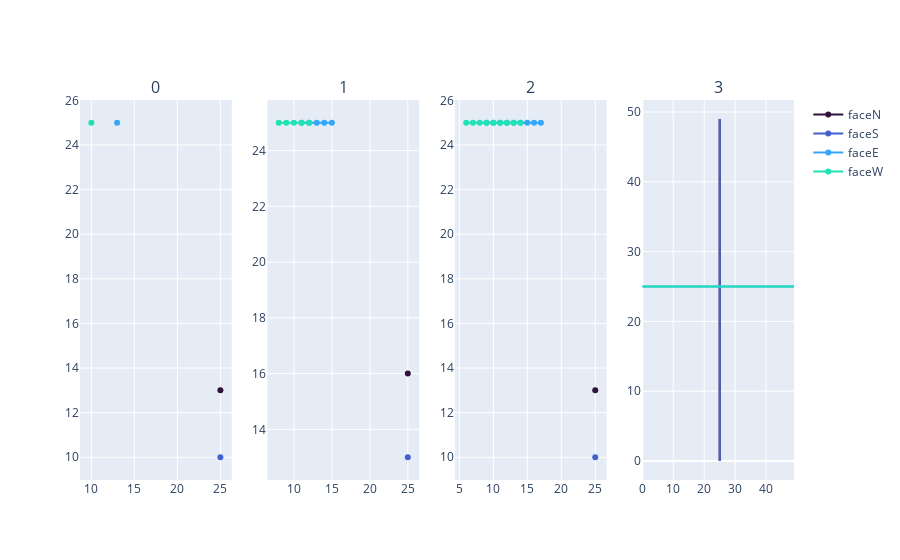

The notebook cell this image was saved under:
### Code cell
node_names = [str(ix) for ix in s.graph.nodes]
fig = sp.make_subplots(rows=1, cols=len(node_viz_data), subplot_titles=node_names)

for ix, faces in enumerate(node_viz_data):
    showlegendbool = True if ix == 0 else False
    for iy, (face_name, face_coords) in enumerate(faces.items()):
        fig.add_trace(go.Scatter(x=face_coords[0], y=face_coords[1], name=face_name, marker_color=colors[iy], showlegend=showlegendbool), row=1, col=ix+1)


fig.show()

### Figure 1 — Plotly figure (JSON) as saved in the notebook; plotly's stock layout.template omitted (floating-point values rounded to 4 significant figures)
{"data": [{"marker": {"color": "rgb(48, 18, 59)"}, "name": "faceN", "showlegend": true, "type": "scatter", "x": [25], "xaxis": "x", "y": [13], "yaxis": "y"}, {"marker": {"color": "rgb(68, 96, 208)"}, "name": "faceS", "showlegend": true, "type": "scatter", "x": [25], "xaxis": "x", "y": [10], "yaxis": "y"}, {"marker": {"color": "rgb(54, 167, 248)"}, "name": "faceE", "showlegend": true, "type": "scatter", "x": [13], "xaxis": "x", "y": [25], "yaxis": "y"}, {"marker": {"color": "rgb(33, 226, 181)"}, "name": "faceW", "showlegend": true, "type": "scatter", "x": [10], "xaxis": "x", "y": [25], "yaxis": "y"}, {"marker": {"color": "rgb(48, 18, 59)"}, "name": "faceN", "showlegend": false, "type": "scatter", "x": [25], "xaxis": "x2", "y": [16], "yaxis": "y2"}, {"marker": {"color": "rgb(68, 96, 208)"}, "name": "faceS", "showlegend": false, "type": "scatter", "x": [25], "xaxis": "x2", "y": [13], "yaxis": "y2"}, {"marker": {"color": "rgb(54, 167, 248)"}, "name": "faceE", "showlegend": false, "type": "scatter", "x": [15, 14, 13, 12, 11], "xaxis": "x2", "y": [25, 25, 25, 25, 25], "yaxis": "y2"}, {"marker": {"color": "rgb(33, 226, 181)"}, "name": "faceW", "showlegend": false, "type": "scatter", "x": [12, 11, 10, 9, 8], "xaxis": "x2", "y": [25, 25, 25, 25, 25], "yaxis": "y2"}, {"marker": {"color": "rgb(48, 18, 59)"}, "name": "faceN", "showlegend": false, "type": "scatter", "x": [25], "xaxis": "x3", "y": [13], "yaxis": "y3"}, {"marker": {"color": "rgb(68, 96, 208)"}, "name": "faceS", "showlegend": false, "type": "scatter", "x": [25], "xaxis": "x3", "y": [10], "yaxis": "y3"}, {"marker": {"color": "rgb(54, 167, 248)"}, "name": "faceE", "showlegend": false, "type": "scatter", "x": [17, 16, 15, 14, 13, 12, 11, 10, 9], "xaxis": "x3", "y": [25, 25, 25, 25, 25, 25, 25, 25, 25], "yaxis": "y3"}, {"marker": {"color": "rgb(33, 226, 181)"}, "name": "faceW", "showlegend": false, "type": "scatter", "x": [14, 13, 12, 11, 10, 9, 8, 7, 6], "xaxis": "x3", "y": [25, 25, 25, 25, 25, 25, 25, 25, 25], "yaxis": "y3"}, {"marker": {"color": "rgb(48, 18, 59)"}, "name": "faceN", "showlegend": false, "type": "scatter", "x": [25, 25, 25, 25, 25, 25, 25, 25, 25, 25, 25, 25, 25, 25, 25, 25, 25, 25, 25, 25, 25, 25, 25, 25, 25, 25, 25, 25, 25, 25, 25, 25, 25, 25, 25, 25, 25, 25, 25, 25, 25, 25, 25, 25, 25, 25, 25, 25, 25, 25], "xaxis": "x4", "y": [49, 48, 47, 46, 45, 44, 43, 42, 41, 40, 39, 38, 37, 36, 35, 34, 33, 32, 31, 30, 29, 28, 27, 26, 25, 24, 23, 22, 21, 20, 19, 18, 17, 16, 15, 14, 13, 12, 11, 10, 9, 8, 7, 6, 5, 4, 3, 2, 1, 0], "yaxis": "y4"}, {"marker": {"color": "rgb(68, 96, 208)"}, "name": "faceS", "showlegend": false, "type": "scatter", "x": [25, 25, 25, 25, 25, 25, 25, 25, 25, 25, 25, 25, 25, 25, 25, 25, 25, 25, 25, 25, 25, 25, 25, 25, 25, 25, 25, 25, 25, 25, 25, 25, 25, 25, 25, 25, 25, 25, 25, 25, 25, 25, 25, 25, 25, 25, 25, 25, 25, 25], "xaxis": "x4", "y": [49, 48, 47, 46, 45, 44, 43, 42, 41, 40, 39, 38, 37, 36, 35, 34, 33, 32, 31, 30, 29, 28, 27, 26, 25, 24, 23, 22, 21, 20, 19, 18, 17, 16, 15, 14, 13, 12, 11, 10, 9, 8, 7, 6, 5, 4, 3, 2, 1, 0], "yaxis": "y4"}, {"marker": {"color": "rgb(54, 167, 248)"}, "name": "faceE", "showlegend": false, "type": "scatter", "x": [49, 48, 47, 46, 45, 44, 43, 42, 41, 40, 39, 38, 37, 36, 35, 34, 33, 32, 31, 30, 29, 28, 27, 26, 25, 24, 23, 22, 21, 20, 19, 18, 17, 16, 15, 14, 13, 12, 11, 10, 9, 8, 7, 6, 5, 4, 3, 2, 1, 0], "xaxis": "x4", "y": [25, 25, 25, 25, 25, 25, 25, 25, 25, 25, 25, 25, 25, 25, 25, 25, 25, 25, 25, 25, 25, 25, 25, 25, 25, 25, 25, 25, 25, 25, 25, 25, 25, 25, 25, 25, 25, 25, 25, 25, 25, 25, 25, 25, 25, 25, 25, 25, 25, 25], "yaxis": "y4"}, {"marker": {"color": "rgb(33, 226, 181)"}, "name": "faceW", "showlegend": false, "type": "scatter", "x": [49, 48, 47, 46, 45, 44, 43, 42, 41, 40, 39, 38, 37, 36, 35, 34, 33, 32, 31, 30, 29, 28, 27, 26, 25, 24, 23, 22, 21, 20, 19, 18, 17, 16, 15, 14, 13, 12, 11, 10, 9, 8, 7, 6, 5, 4, 3, 2, 1, 0], "xaxis": "x4", "y": [25, 25, 25, 25, 25, 25, 25, 25, 25, 25, 25, 25, 25, 25, 25, 25, 25, 25, 25, 25, 25, 25, 25, 25, 25, 25, 25, 25, 25, 25, 25, 25, 25, 25, 25, 25, 25, 25, 25, 25, 25, 25, 25, 25, 25, 25, 25, 25, 25, 25], "yaxis": "y4"}], "layout": {"annotations": [{"font": {"size": 16}, "showarrow": false, "text": "0", "x": 0.1062, "xanchor": "center", "xref": "paper", "y": 1, "yanchor": "bottom", "yref": "paper"}, {"font": {"size": 16}, "showarrow": false, "text": "1", "x": 0.3688, "xanchor": "center", "xref": "paper", "y": 1, "yanchor": "bottom", "yref": "paper"}, {"font": {"size": 16}, "showarrow": false, "text": "2", "x": 0.6313, "xanchor": "center", "xref": "paper", "y": 1, "yanchor": "bottom", "yref": "paper"}, {"font": {"size": 16}, "showarrow": false, "text": "3", "x": 0.8938, "xanchor": "center", "xref": "paper", "y": 1, "yanchor": "bottom", "yref": "paper"}], "xaxis": {"anchor": "y", "domain": [0, 0.2125]}, "xaxis2": {"anchor": "y2", "domain": [0.2625, 0.475]}, "xaxis3": {"anchor": "y3", "domain": [0.525, 0.7375]}, "xaxis4": {"anchor": "y4", "domain": [0.7875, 1]}, "yaxis": {"anchor": "x", "domain": [0, 1]}, "yaxis2": {"anchor": "x2", "domain": [0, 1]}, "yaxis3": {"anchor": "x3", "domain": [0, 1]}, "yaxis4": {"anchor": "x4", "domain": [0, 1]}}}
